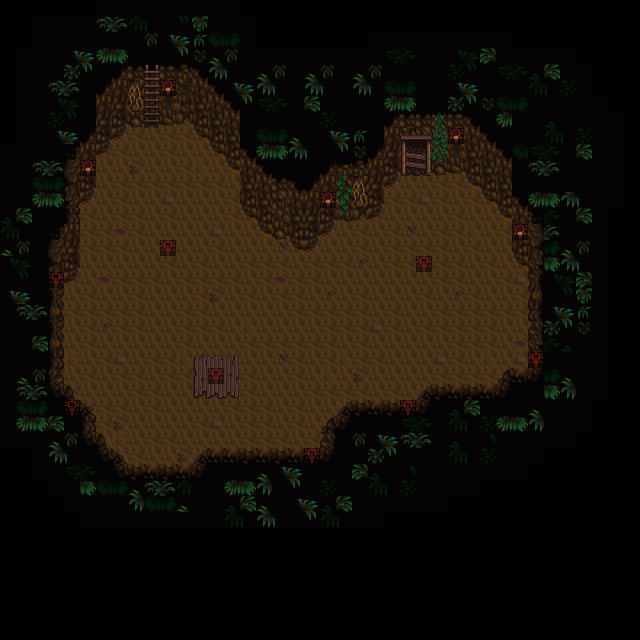

Below is a game level as drawn by its tile map, then a one-line description and the .tmx that defines it (tile-layer data replaced by summaries):
An orthogonal 40x40 tile map with 16x16 px tiles, 5 tile layers (Back, Buildings, Front, AlwaysFront, ...), 2 tilesets.

<map version="1.10" tiledversion="1.10.2" orientation="orthogonal" renderorder="right-down" width="40" height="40" tilewidth="16" tileheight="16" infinite="0" nextlayerid="11" nextobjectid="1">
 <tileset firstgid="1" name="mine" tilewidth="16" tileheight="16" tilecount="288" columns="16">
  <image source="../Tilesets/mine.png" width="256" height="288" />
 </tileset>
 <tileset firstgid="289" name="paths" tilewidth="16" tileheight="16" tilecount="36" columns="4">
  <image source="../Tilesets/paths.png" width="64" height="144" />
 </tileset>
 <layer id="1" name="Back" width="40" height="40">
  <data>[1600 cells, 528 non-empty, 18 distinct tile ids]</data>
 </layer>
 <layer id="2" name="Buildings" width="40" height="40">
  <data>[1600 cells, 717 non-empty, 96 distinct tile ids]</data>
 </layer>
 <layer id="3" name="Front" width="40" height="40">
  <data>[1600 cells, 0 non-empty, 0 distinct tile ids]</data>
 </layer>
 <layer id="4" name="AlwaysFront" width="40" height="40">
  <data>[1600 cells, 0 non-empty, 0 distinct tile ids]</data>
 </layer>
 <layer id="5" name="Paths" width="40" height="40">
  <data>[1600 cells, 13 non-empty, 1 distinct tile ids]</data>
 </layer>
 <objectgroup id="6" name="Back" />
 <objectgroup id="7" name="Buildings" />
 <objectgroup id="8" name="Front" />
 <objectgroup id="9" name="AlwaysFront" />
 <objectgroup id="10" name="Paths" />
</map>
